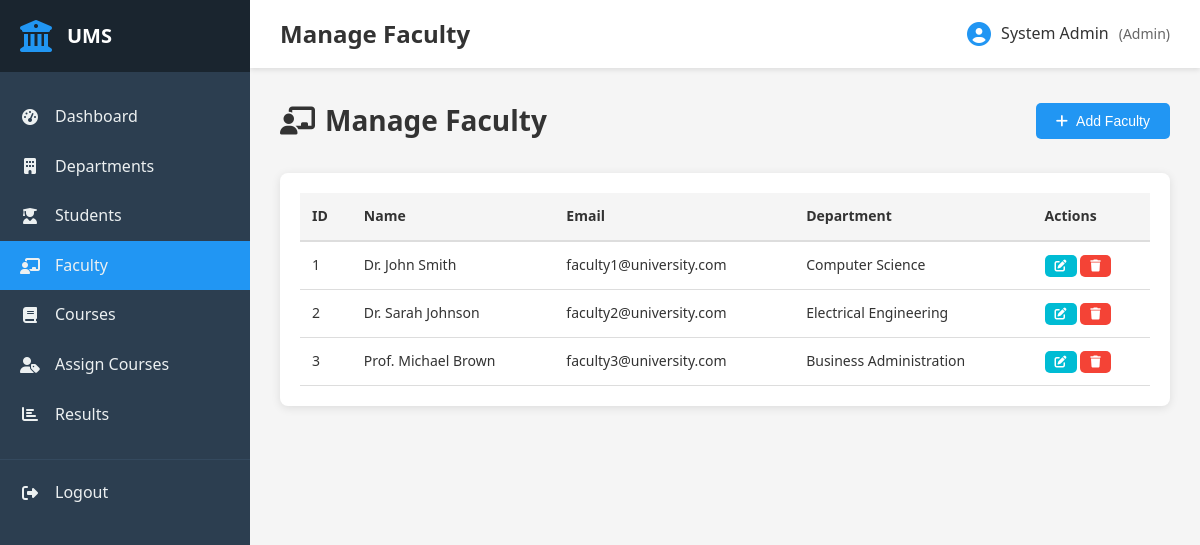
The page /admin/faculty.php (signed in) on the database its author committed.
### tables this page shows
CREATE TABLE faculty (
    id INT AUTO_INCREMENT PRIMARY KEY,
    user_id INT NOT NULL,
    name VARCHAR(100) NOT NULL,
    department_id INT,
    created_at TIMESTAMP DEFAULT CURRENT_TIMESTAMP,
    FOREIGN KEY (user_id) REFERENCES users(id) ON DELETE CASCADE,
    FOREIGN KEY (department_id) REFERENCES departments(id) ON DELETE SET NULL
);

CREATE TABLE users (
    id INT AUTO_INCREMENT PRIMARY KEY,
    name VARCHAR(100) NOT NULL,
    email VARCHAR(100) NOT NULL UNIQUE,
    password VARCHAR(255) NOT NULL,
    role ENUM('admin', 'faculty', 'student') NOT NULL,
    department_id INT,
    created_at TIMESTAMP DEFAULT CURRENT_TIMESTAMP,
    FOREIGN KEY (department_id) REFERENCES departments(id) ON DELETE SET NULL
);

CREATE TABLE departments (
    id INT AUTO_INCREMENT PRIMARY KEY,
    name VARCHAR(100) NOT NULL,
    code VARCHAR(10) NOT NULL UNIQUE,
    created_at TIMESTAMP DEFAULT CURRENT_TIMESTAMP
);

### includes/functions.php (called while the page is built, shortened)
<?php
function clean($data) {
    return htmlspecialchars($data, ENT_QUOTES, 'UTF-8');
}
?>

### admin/faculty.php (the view, shortened to what this page needs)
<?php
require_once __DIR__ . '/../includes/functions.php';
$faculty_list = $conn->query("
    SELECT f.*, d.name as dept_name, u.email
    FROM faculty f
    LEFT JOIN departments d ON f.department_id = d.id
    LEFT JOIN users u ON f.user_id = u.id
    ORDER BY f.name
");
include __DIR__ . '/../includes/header.php';
?>
<div class="page-header">
    <h2><i class="fas fa-chalkboard-teacher"></i> Manage Faculty</h2>
    <button class="btn btn-primary" onclick="document.getElementById('addModal').style.display='block'">
        <i class="fas fa-plus"></i> Add Faculty
    </button>
</div>
<div class="content-card">
    <div class="card-body">
        <div class="table-responsive">
            <table class="data-table">
                <thead>
                    <tr>
                        <th>ID</th>
                        <th>Name</th>
                        <th>Email</th>
                        <th>Department</th>
                        <th>Actions</th>
                    </tr>
                </thead>
                <tbody>
                    <?php while ($fac = $faculty_list->fetch_assoc()): ?>
                    <tr>
                        <td><?php echo $fac['id']; ?></td>
                        <td><?php echo clean($fac['name']); ?></td>
                        <td><?php echo clean($fac['email']); ?></td>
                        <td><?php echo clean($fac['dept_name'] ?? 'N/A'); ?></td>
                        <td>
                            <a href="?edit=<?php echo $fac['id']; ?>" class="btn btn-sm btn-info">
                                <i class="fas fa-edit"></i>
                            </a>
                            <a href="?delete=<?php echo $fac['id']; ?>" class="btn btn-sm btn-danger"
                               onclick="return confirm('Are you sure?')">
                                <i class="fas fa-trash"></i>
                            </a>
                        </td>
                    </tr>
                    <?php endwhile; ?>
                </tbody>
            </table>
        </div>
    </div>
</div>
<?php include __DIR__ . '/../includes/footer.php'; ?>

### assets/css/style.css (style rules this page uses)
* { margin: 0; padding: 0; box-sizing: border-box; }
:root { --primary-color: #2196F3; --secondary-color: #1976D2; --success-color: #4CAF50; --danger-color: #f44336; --warning-color: #FF9800; --info-color: #00BCD4; --dark-color: #333; --light-color: #f5f5f5; --border-color: #ddd; --sidebar-width: 250px; }
body { font-family: 'Segoe UI', Tahoma, Geneva, Verdana, sans-serif; background: #f5f5f5; color: #333; line-height: 1.6; }
.content-card { background: white; border-radius: 8px; box-shadow: 0 2px 10px rgba(0,0,0,0.1); margin-bottom: 20px; overflow: hidden; }
.card-body { padding: 20px; }
.table-responsive { overflow-x: auto; }
.data-table { width: 100%; border-collapse: collapse; font-size: 14px; }
.data-table thead { background: #f5f5f5; }
.data-table th { padding: 12px; text-align: left; font-weight: 600; color: var(--dark-color); border-bottom: 2px solid var(--border-color); }
.data-table td { padding: 12px; border-bottom: 1px solid var(--border-color); }
.btn { padding: 10px 20px; border: none; border-radius: 5px; font-size: 14px; cursor: pointer; display: inline-flex; align-items: center; gap: 8px; transition: all 0.3s ease; text-decoration: none; font-weight: 500; }
.btn-primary { background: var(--primary-color); color: white; }
.btn-danger { background: var(--danger-color); color: white; }
.btn-info { background: var(--info-color); color: white; }
.btn-sm { padding: 5px 10px; font-size: 12px; }
.page-header { display: flex; justify-content: space-between; align-items: center; margin-bottom: 30px; }
.page-header h2 { font-size: 28px; color: var(--dark-color); display: flex; align-items: center; gap: 10px; }

### rows shown on the page
faculty: id "1", name "Dr. John Smith", user.email "faculty1@university.com", department.name "Computer Science"
faculty: id "2", name "Dr. Sarah Johnson", user.email "faculty2@university.com", department.name "Electrical Engineering"
faculty: id "3", name "Prof. Michael Brown", user.email "faculty3@university.com", department.name "Business Administration"

### other values the page prints
$page_title "Manage Faculty"
$_SESSION['name'] "System Admin"
$_SESSION['role'] "Admin"
